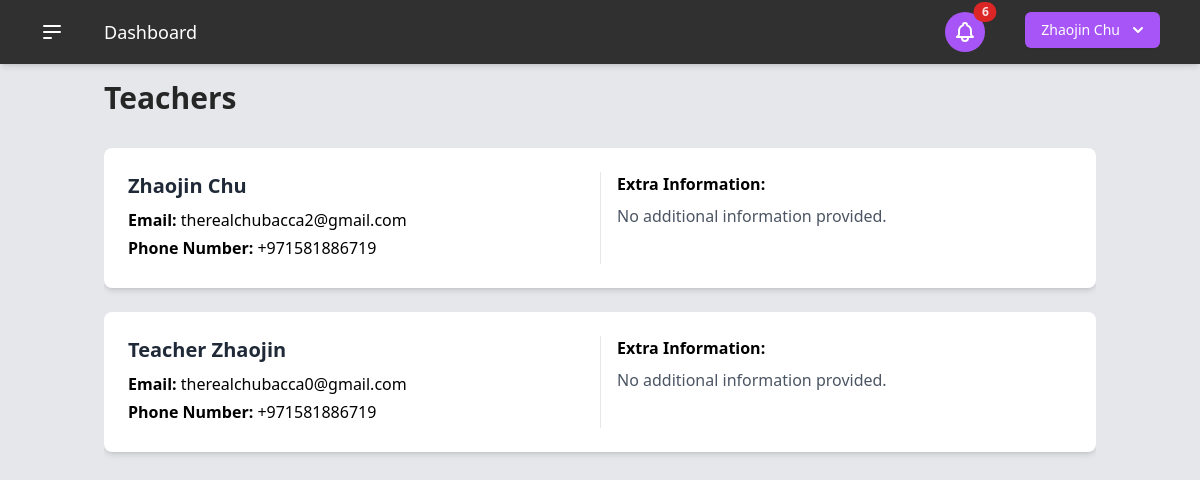
Screenshot of /student_teachers/ (signed in) with the database file from the repository.
### users/models.py (models this page shows, shortened)
class User(AbstractBaseUser):
    USER_TYPE_CHOICES = (
        (1, "Student"),
        (2, "Teacher"),
    )
    user_type = models.PositiveSmallIntegerField(
        choices=USER_TYPE_CHOICES,
        default=1,
    )
    timezone = models.CharField(max_length=50, default="UTC")
    email = models.EmailField(
        "email address",
        max_length=255,
        unique=True,
        validators=[EmailValidator(message="Enter a valid email address.")],
    )
    first_name = models.CharField(
        "first name",
        max_length=150,
        validators=[
            RegexValidator(r"^[a-zA-Z\s]+$", "Enter a valid first name (letters only).")
        ],
    )
    last_name = models.CharField(
        "last name",
        max_length=150,
        validators=[
            RegexValidator(r"^[a-zA-Z\s]+$", "Enter a valid last name (letters only).")
        ],
    )
    password = models.CharField(
        "password",
        max_length=255,
        validators=[
            MinLengthValidator(8),
            RegexValidator(
                r"^(?=.*[a-z])(?=.*[A-Z])(?=.*\d)[A-Za-z\d]{8,}$",
                "Password must have at least 8 characters, including a number and a capital letter.",
            ),
        ],
    )
    contact_number = PhoneNumberField()
    date_of_birth = models.DateField("date of birth")
    two_factor_enabled = models.BooleanField(default=False)
    two_factor_code = models.CharField(max_length=6, blank=True, null=True)
    two_factor_code_expiry = models.DateTimeField(blank=True, null=True)
    password_reset_token = models.CharField(max_length=100, null=True, blank=True)
    password_reset_token_created_at = models.DateTimeField(null=True, blank=True)
    objects = UserManager()
    USERNAME_FIELD = "email"
    REQUIRED_FIELDS = ["__all__"]
    def get_full_name(self):
        return f"{self.first_name} {self.last_name}"

class Teacher(models.Model):
    teacher_id = models.AutoField(primary_key=True)
    user = models.OneToOneField(User, on_delete=models.CASCADE)
    extra_teacher_info = models.TextField(
        "extra / optional teacher information",
        max_length=2000,
        blank=True,  # This field is optional
        null=True,
    )

### users/views.py (the view)
# urls.py: path('student_teachers/', student_teachers, name='student_teachers'),
@login_required
@user_passes_test(lambda u: u.user_type == 1)
def student_teachers(request):
    student = request.user.student
    accepted_invites = Invite.objects.filter(student=student, status="accepted")
    teachers = [invite.teacher for invite in accepted_invites]
    return render(request, "users/student_templates/student_teachers.html", {"teachers": teachers})

### templates/users/student_templates/student_teachers.html
{% extends "_dashboard.html" %}
{% load static %}
{% block name %}Teachers{% endblock %}
{% block content %}
<div class="container mx-auto">
    {% if teachers %}
    <div class="grid grid-cols-1 gap-6">
        {% for teacher in teachers %}
        <div class="bg-white rounded-lg shadow-md p-6">
            <div class="flex flex-col lg:flex-row">
                <div class="w-full lg:w-1/2 pr-0 lg:pr-4">
                    <h3 class="text-xl font-semibold text-gray-800 mb-2">{{ teacher.user.get_full_name }}</h3>
                    <p class="mb-1"><span class="font-semibold">Email:</span> {{ teacher.user.email }}</p>
                    <p class="mb-1"><span class="font-semibold">Phone Number:</span> {{ teacher.user.contact_number }}</p>
                </div>
                <div class="w-full lg:w-1/2 mt-4 lg:mt-0 lg:border-l lg:border-gray-200 lg:pl-4">
                    <h4 class="font-semibold mb-2">Extra Information:</h4>
                    <p class="text-gray-600">{{ teacher.extra_teacher_info|default:"No additional information provided." }}</p>
                </div>
            </div>
        </div>
        {% endfor %}
    </div>
    {% else %}
    <p class="text-lg text-gray-600">You don't have any teachers yet.</p>
    {% endif %}
</div>
{% endblock %}

### templates/components/current_user.html (shortened to what this page needs)
{% load static %}
<div x-data="{ open: false }" class="relative inline-block text-left mr-4">
    <div>
        <button
            @click="open = !open"
            type="button"
            class="inline-flex justify-center w-full rounded-md shadow-sm px-4 py-2 bg-purple-500 text-sm font-medium text-white hover:bg-purple-600 ring-purple-800"
            id="options-menu"
            aria-haspopup="true"
            x-bind:aria-expanded="open"
        >
            {{ user.first_name }} {{ user.last_name }}
            <svg
                class="-mr-1 ml-2 h-5 w-5"
                xmlns="http://www.w3.org/2000/svg"
                viewBox="0 0 20 20"
                fill="currentColor"
                aria-hidden="true"
            >
                <path
                    fill-rule="evenodd"
                    d="M5.293 7.293a1 1 0 011.414 0L10 10.586l3.293-3.293a1 1 0 111.414 1.414l-4 4a1 1 0 01-1.414 0l-4-4a1 1 0 010-1.414z"
                    clip-rule="evenodd"
                />
            </svg>
        </button>
    </div>
</div>

### rows the page displays
User: first_name "Zhaojin", last_name "Chu"
Teacher: user.get_full_name "Zhaojin Chu", user.email "therealchubacca2@gmail.com", user.contact_number "+971581886719", extra_teacher_info "No additional information provided."
Teacher: user.get_full_name "Teacher Zhaojin", user.email "therealchubacca0@gmail.com", user.contact_number "+971581886719", extra_teacher_info "No additional information provided."
